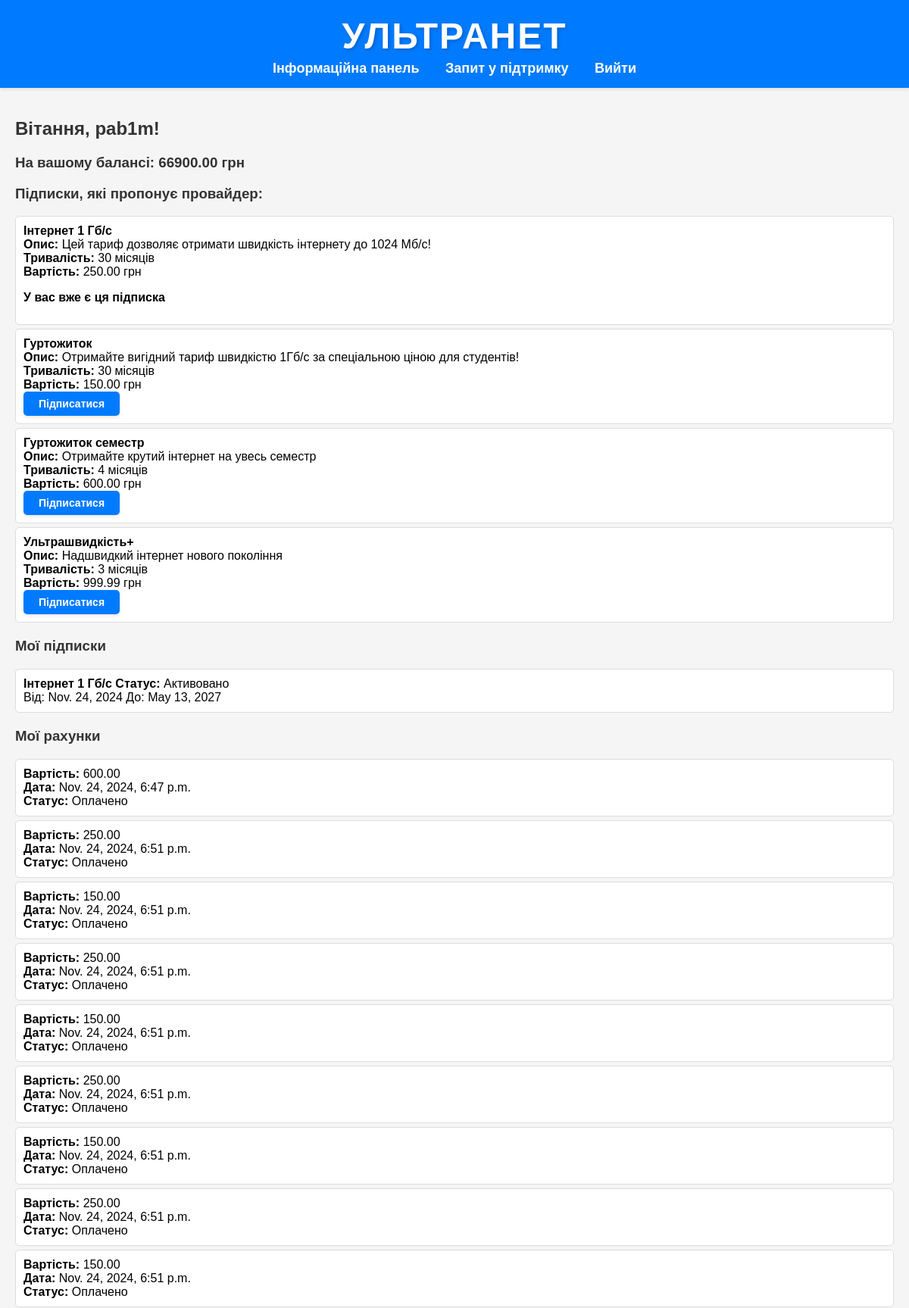
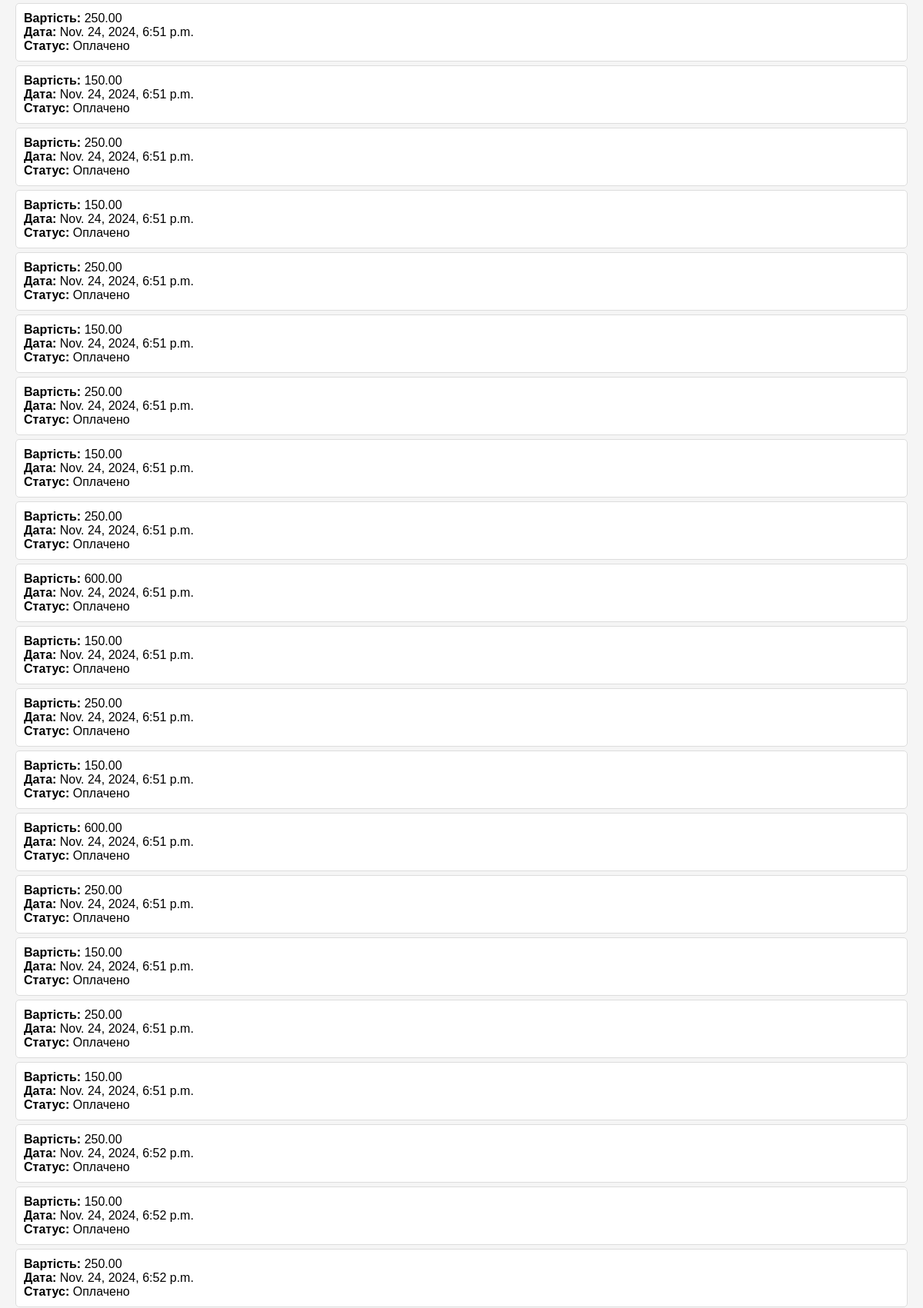
The page /provider/ (signed in, upper part) on the database its author committed (2 pictures, top to bottom).
### provider/models.py (models this page shows, shortened)
class UserBalance(models.Model):
    user = models.OneToOneField(User, on_delete=models.CASCADE)
    balance = models.DecimalField(max_digits=10, decimal_places=2, default=0.0)

class SubscriptionPlan(models.Model):
    name = models.CharField(max_length=100)
    description = models.TextField(blank=True)  # дозволяємо пустий опис
    price = models.DecimalField(max_digits=10, decimal_places=2)
    duration_months = models.IntegerField()
    date_created = models.DateTimeField(default=timezone.now)
    class Meta:
        db_table = 'subscription_plans'

class Subscription(models.Model):
    user = models.ForeignKey(
        User,
        on_delete=models.CASCADE,
        related_name="subscriptions",
        null=True,  # дозволяємо null для існуючих записів
        blank=True
    )
    plan = models.ForeignKey(
        SubscriptionPlan,
        on_delete=models.CASCADE,
        related_name="subscriptions",
        null=True,  # дозволяємо null для існуючих записів
        blank=True
    )
    start_date = models.DateField(default=timezone.now)
    end_date = models.DateField(null=True, blank=True)  # дозволяємо null
    status = models.CharField(
        max_length=20,
        choices=[
            ('Active', 'Active'),
            ('Inactive', 'Inactive'),
            ('Cancelled', 'Cancelled')
        ],
        default='Active'
    )
    date_created = models.DateTimeField(default=timezone.now)
    class Meta:
        db_table = 'subscriptions'

class Invoice(models.Model):
    user = models.ForeignKey(
        User,
        on_delete=models.CASCADE,
        related_name="invoices",
        null=True,  # дозволяємо null для існуючих записів
        blank=True
    )
    subscription = models.ForeignKey(
        Subscription,
        on_delete=models.CASCADE,
        related_name="invoices",
        null=True,  # дозволяємо null для існуючих записів
        blank=True
    )
    amount = models.DecimalField(
        max_digits=10,
        decimal_places=2,
        default=0.00  # значення за замовчуванням
    )
    due_date = models.DateField(default=timezone.now)
    paid = models.BooleanField(default=False)
    date_created = models.DateTimeField(default=timezone.now)
    class Meta:
        db_table = 'invoices'

### provider/views.py (the view)
# urls.py: path('', views.dashboard, name='dashboard'),
@login_required(login_url='login')
def dashboard(request):
    subscriptions = Subscription.objects.filter(user=request.user)
    subscription_plans = SubscriptionPlan.objects.all()
    invoices = Invoice.objects.filter(user=request.user)
    tickets = SupportTicket.objects.filter(user=request.user)
    try:
        user_balance = UserBalance.objects.get(user=request.user)
    except UserBalance.DoesNotExist:
        user_balance = None
    active_subscription_plan_id = None
    active_subscription = subscriptions.filter(status='Active').first()
    if active_subscription:
        active_subscription_plan_id = active_subscription.plan.id
    return render(request, 'dashboard.html', {
        'subscriptions': subscriptions,
        'subscriptions_plans': subscription_plans,
        'invoices': invoices,
        'tickets': tickets,
        'user_balance': user_balance,
        'active_subscription_plan_id': active_subscription_plan_id,
    })

### templates/dashboard.html (shortened to what this page needs)
{% extends 'base.html' %}
{% block content %}
    <section>
        <h2>Вітання, {{ request.user.username }}!</h2>
        <div>
            <h3>На вашому балансі: {{ user_balance.balance }} грн</h3>
        </div>
        <div class="section">
            <h3>Підписки, які пропонує провайдер:</h3>
            <ul class="list">
                {% for subscription_plan in subscriptions_plans %}
                    <li class="subscription-item">
                        <strong>{{ subscription_plan.name }}</strong><br>
                        <strong>Опис:</strong> {{ subscription_plan.description }}<br>
                        <strong>Тривалість:</strong> {{ subscription_plan.duration_months }} місяців<br>
                        <strong>Вартість:</strong> {{ subscription_plan.price }} грн<br>
                        {% if subscription_plan.id == active_subscription_plan_id %}
                            <p><strong>У вас вже є ця підписка</strong></p>
                        {% elif user.is_staff %}
                        {% else %}
                            <form action="{% url 'subscribe' plan_id=subscription_plan.id %}" method="post">
                                <button type="submit" class="btn-subscribe">Підписатися</button>
                            </form>
                        {% endif %}
                    </li>
                {% empty %}
                    <li>Підписки не знайдено.</li>
                {% endfor %}
            </ul>
        </div>
        <div class="section">
            <h3>Мої підписки</h3>
            <ul class="list">
                {% for subscription in subscriptions %}
                    <li>
                        <strong>{{ subscription.plan.name }}</strong>
                        <strong>Статус:</strong>
                        {% if subscription.status == 'Active' %}
                            Активовано
                        {% elif subscription.status == 'Inactive' %}
                            Неактивовано
                        {% elif subscription.status == 'Cancelled' %}
                            Скасовано
                        {% else %}
                            Невідомий статус
                        {% endif %}
                        <br>
                        Від: {{ subscription.start_date }} До: {{ subscription.end_date }}
                    </li>
                {% empty %}
                    <li>Підписки не знайдено.</li>
                {% endfor %}
            </ul>
        </div>
        <div class="section">
            <h3>Мої рахунки</h3>
            <ul class="list">
                {% for invoice in invoices %}
                    <li>
                        <strong>Вартість:</strong> {{ invoice.amount }}<br>
                        <strong>Дата:</strong> {{ invoice.date_created }}<br>
                        <strong>Статус:</strong> {{ invoice.paid|yesno:"Оплачено,Неоплачено" }}
                    </li>
                {% empty %}
                    <li>Рахунків не знайдено.</li>
                {% endfor %}
            </ul>
        </div>
    </section>
{% endblock %}

### templates/base.html (shortened to what this page needs)
{% load static %}
<!DOCTYPE html>
<html lang="en">
<head>
    <link rel="stylesheet" href="{% static 'styles.css' %}">
</head>
<body>
<header>
    <h1><a href="{% url 'dashboard' %}">Ультранет</a></h1>
    {% if user.is_authenticated %}
        <nav>
            <a href="{% url 'dashboard' %}">Інформаційна панель</a>
            {% if not user.is_staff %}
                <a href="{% url 'new_ticket' %}">Запит у підтримку</a>
            {% else %}
                <a href="{% url 'add_subscription_plan' %}">Додати нову підписку</a>
                <a href="{% url 'manage_tickets' %}">Переглянути запити у підтримку</a>
            {% endif %}
            <a href="{% url 'logout' %}">Вийти</a>
        </nav>
    {% endif %}
</header>
<main>
    {% block content %}{% endblock %}
</main>
</body>
</html>

### static/styles.css (style rules this page uses)
body { font-family: Arial, sans-serif; margin: 0; padding: 0; background-color: #f5f5f5; }
header { background-color: #007bff; color: white; padding: 15px; text-align: center; box-shadow: 0 2px 4px rgba(0, 0, 0, 0.1); }
header h1 { margin: 0; font-size: 3em; font-weight: bold; font-family: 'Arial', sans-serif; text-transform: uppercase; letter-spacing: 2px; color: #fff; position: relative; display: inline-block; padding: 5px 0; text-shadow: 2px 2px 4px rgba(0, 0, 0, 0.2); transition: color 0.3s ease, transform 0.3s ease; }
header h1 a { text-decoration: none; color: inherit; }
header h1::after { content: ''; position: absolute; bottom: -5px; left: 0; width: 0; height: 2px; background-color: #ffdd57; transition: width 0.3s ease; }
nav a { color: white; margin: 0 15px; text-decoration: none; font-size: 18px; font-weight: bold; transition: color 0.3s ease; }
main { padding: 20px; }
.section { margin-bottom: 20px; }
h2, h3 { color: #333; }
ul.list { list-style-type: none; padding: 0; }
ul.list li { background-color: #fff; border: 1px solid #ddd; margin: 5px 0; border-radius: 5px; padding: 10px; }
button { background-color: #007bff; color: white; padding: 10px 15px; border: none; border-radius: 5px; cursor: pointer; font-size: 16px; width: 100%; box-shadow: 0 2px 4px rgba(0, 0, 0, 0.1); transition: background-color 0.3s ease, transform 0.3s ease; }

### templates/dashboard.html (style rules this page uses)
.btn-subscribe { display: inline-block; padding: 8px 20px; font-size: 14px; font-weight: bold; color: #fff; background-color: #007bff; border: none; border-radius: 5px; cursor: pointer; transition: background-color 0.3s ease; }
.subscription-item { padding: 10px; margin: 10px 0; border: 1px solid #ddd; border-radius: 5px; background-color: #f9f9f9; text-align: left; }
.subscription-item form { display: inline-block; }

### rows shown on the page
UserBalance: balance "66900.00"
SubscriptionPlan: name "Інтернет 1 Гб/c", description "Цей тариф дозволяє отримати швидкість інтернету до 1024 Мб/с!", duration_months "30", price "250.00", shows "У вас вже є ця підписка"
SubscriptionPlan: name "Гуртожиток", description "Отримайте вигідний тариф швидкістю 1Гб/c за спеціальною ціною для студентів!", duration_months "30", price "150.00", shows "Підписатися"
SubscriptionPlan: name "Гуртожиток семестр", description "Отримайте крутий інтернет на увесь семестр", duration_months "4", price "600.00", shows "Підписатися"
SubscriptionPlan: name "Ультрашвидкість+", description "Надшвидкий інтернет нового покоління", duration_months "3", price "999.99", shows "Підписатися"
Subscription: plan.name "Інтернет 1 Гб/c", status "Активовано", start_date "Nov. 24, 2024", end_date "May 13, 2027"
Invoice: amount "600.00", date_created "Nov. 24, 2024, 6:47 p.m.", paid "Оплачено"
Invoice: amount "250.00", date_created "Nov. 24, 2024, 6:51 p.m.", paid "Оплачено"
Invoice: amount "150.00", date_created "Nov. 24, 2024, 6:51 p.m.", paid "Оплачено"
Invoice: amount "250.00", date_created "Nov. 24, 2024, 6:51 p.m.", paid "Оплачено"
Invoice: amount "150.00", date_created "Nov. 24, 2024, 6:51 p.m.", paid "Оплачено"
Invoice: amount "250.00", date_created "Nov. 24, 2024, 6:51 p.m.", paid "Оплачено"
Invoice: amount "150.00", date_created "Nov. 24, 2024, 6:51 p.m.", paid "Оплачено"
Invoice: amount "250.00", date_created "Nov. 24, 2024, 6:51 p.m.", paid "Оплачено"
Invoice: amount "150.00", date_created "Nov. 24, 2024, 6:51 p.m.", paid "Оплачено"
Invoice: amount "250.00", date_created "Nov. 24, 2024, 6:51 p.m.", paid "Оплачено"
Invoice: amount "150.00", date_created "Nov. 24, 2024, 6:51 p.m.", paid "Оплачено"
Invoice: amount "250.00", date_created "Nov. 24, 2024, 6:51 p.m.", paid "Оплачено"
Invoice: amount "150.00", date_created "Nov. 24, 2024, 6:51 p.m.", paid "Оплачено"
Invoice: amount "250.00", date_created "Nov. 24, 2024, 6:51 p.m.", paid "Оплачено"
Invoice: amount "150.00", date_created "Nov. 24, 2024, 6:51 p.m.", paid "Оплачено"
Invoice: amount "250.00", date_created "Nov. 24, 2024, 6:51 p.m.", paid "Оплачено"
Invoice: amount "150.00", date_created "Nov. 24, 2024, 6:51 p.m.", paid "Оплачено"
Invoice: amount "250.00", date_created "Nov. 24, 2024, 6:51 p.m.", paid "Оплачено"
Invoice: amount "600.00", date_created "Nov. 24, 2024, 6:51 p.m.", paid "Оплачено"
Invoice: amount "150.00", date_created "Nov. 24, 2024, 6:51 p.m.", paid "Оплачено"
Invoice: amount "250.00", date_created "Nov. 24, 2024, 6:51 p.m.", paid "Оплачено"
Invoice: amount "150.00", date_created "Nov. 24, 2024, 6:51 p.m.", paid "Оплачено"
Invoice: amount "600.00", date_created "Nov. 24, 2024, 6:51 p.m.", paid "Оплачено"
Invoice: amount "250.00", date_created "Nov. 24, 2024, 6:51 p.m.", paid "Оплачено"
Invoice: amount "150.00", date_created "Nov. 24, 2024, 6:51 p.m.", paid "Оплачено"
Invoice: amount "250.00", date_created "Nov. 24, 2024, 6:51 p.m.", paid "Оплачено"
Invoice: amount "150.00", date_created "Nov. 24, 2024, 6:51 p.m.", paid "Оплачено"
Invoice: amount "250.00", date_created "Nov. 24, 2024, 6:52 p.m.", paid "Оплачено"
Invoice: amount "150.00", date_created "Nov. 24, 2024, 6:52 p.m.", paid "Оплачено"
Invoice: amount "250.00", date_created "Nov. 24, 2024, 6:52 p.m.", paid "Оплачено"

### other values the page prints
{{ request.user.username }} "pab1m"
